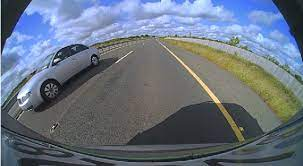
#> input picture Fisheye Lane Detection OpenCV/CODE2/otherangleimg.jpeg, 303 x 166 px
$ jupyter execute camera_caliberation_code_otherangleimg_final.ipynb
#> lines starting #> are read from the running program, lines starting #| are printed output that depends on the picture; after the words box and inside, x2 and y2 are one past the last pixel; in counts of white or black regions, pixels touching at a corner belong together
[cell 1]
#Importing the required modules
import cv2
import math
import numpy as np
import matplotlib.pyplot as plt

[cell 2]
#Read and Show the input image
original_image=cv2.imread('otherangleimg.jpeg')
#> original_image is the input picture: shape (166, 303, 3); mean B, G, R 128.2, 114, 103.9
cv2.imshow('Original_image',original_image)
cv2.waitKey(0)
cv2.destroyAllWindows()

[cell 3]
#For highlighting a specific region og the image and supressing the other regions
def region_of_interest(image):
    img_height = image.shape[0]
    img_width = image.shape[1]
    # Define the vertices of a polygon that represents the region of interest (ROI).
    # Here we highlight the BOTTOM part of the image and maskout the remaining part of the image
    vertices = np.array([
        [(0,img_height),
         (0, img_height*0.3),
         (img_width, img_height*0.3),
         (img_width, img_height)]
    ], dtype=np.int32)

    # Create an empty mask image with the same dimensions as the input image.
    mask= np.zeros_like(image)
    # Fill the region defined by the polygon with a white color (255) to create the mask.
    cv2.fillPoly(mask, vertices, 255)
    # Bitwise AND between the input image and the mask
    # This operation retains the pixel values in the ROI (defined by the mask) and sets the rest to zero.
    highlighted_image = cv2.bitwise_and(image, mask)

    return highlighted_image

[cell 4]
#Detecting edges from the input image

def canny(image):
    # Convert to grayscale as only image intensity needed for gradients
    gray_image= cv2.cvtColor(image,cv2.COLOR_RGB2GRAY)

    # 5x5 gaussian blur to reduce noise
    blur = cv2.GaussianBlur(gray_image, (5,5), 0)

    # Canny edge detector with minVal of 50 and maxVal of 150
    edges = cv2.Canny(blur, 70, 180)
    return edges

[cell 5]
#For correcting the distortions present in the fish eye input image
def distortion_correction(image):
    #Camera orientation and Field Of View Parameters in degrees
    cameraHeading= 90.0 #cameras horizontal direction or rotation
    cameraPitch= 90.0 #cameras vertical direction or rotation
    cameraFOV= 90.0 #cameras field of view in degrees
    #dimensions of input image
    img_width, img_height = original_image.shape[1],original_image.shape[0]
#> img_width = 303; img_height = 166
    print(f"Input Image width = {img_width}")
#| Input Image width = 303
    print(f"Input Image height = {img_height}")
#| Input Image height = 166

    #dimensions of destination image that will hold the corrected image
    outimg_width= img_width-20
#> outimg_width = 283
    outimg_height= img_height-20
#> outimg_height = 146

    #Initializing camera parameters
    DEG2RAD= math.pi/180.0 #converting degree to radians

    #Calculating the required camera parameters
    vertical_map= img_height / math.pi # for mapping cameras vertical angles
#> vertical_map = 52.84
    horizontal_map= 0.5*img_width / math.pi #for mapping the entire range of horizontal angles
#> horizontal_map = 48.22
    upFactor= 2.0 * math.tan(cameraFOV* DEG2RAD / 2.0) #factor to control amount of vertical stretching or compression
    rightFactor= 1.33 * upFactor #factor to achieve desired horizontal correction

    #calculating direction vector of camera
    X_cameraDir= math.sin(cameraPitch * DEG2RAD) * math.sin(cameraHeading * DEG2RAD)
    Y_cameraDir= math.cos(cameraPitch * DEG2RAD)
    Z_cameraDir= math.sin(cameraPitch * DEG2RAD) * math.cos(cameraHeading * DEG2RAD)

    #calculating up vector of camera using upFactor
    X_cameraUp= upFactor * math.sin((cameraPitch-90.0)*DEG2RAD)* math.sin(cameraHeading* DEG2RAD)
    Y_cameraUp= upFactor * math.cos((cameraPitch-90.0)*DEG2RAD)
    Z_cameraUp= upFactor * math.sin((cameraPitch-90.0)*DEG2RAD)* math.cos(cameraHeading* DEG2RAD)

    #calculating right vector of camera using rightFactor
    X_cameraRight= rightFactor * math.sin((cameraHeading-90.0)*DEG2RAD)
    Y_cameraRight= 0.0
    Z_cameraRight= rightFactor * math.cos((cameraHeading-90.0)*DEG2RAD)

    #calculating origin of the camera plane
    X_cameraPlaneOrigin= X_cameraDir + 0.5 * X_cameraUp - 0.5 * X_cameraRight
    Y_cameraPlaneOrigin= Y_cameraDir + 0.5 * Y_cameraUp - 0.5 * Y_cameraRight
    Z_cameraPlaneOrigin= Z_cameraDir + 0.5 * Z_cameraUp - 0.5 * Z_cameraRight
    FOV= math.pi * 130.0 / 180.0

    #Creating an empty destination image to hold the corrected image
    size= outimg_height, outimg_width, 3
#> size = (146, 283, 3)
    outimg= np.zeros(size, dtype=float)

    #for accessing each individual pixel in output image space
    for i in range(1, outimg_height):
        for j in range(1, outimg_width):
            #fractional position of current pixel in output image space
            fx= float(j) / float(outimg_width)
            fy= float(i) / float(outimg_height)

            #computing the 3D ray direction for the current pixel
            X_ray= X_cameraPlaneOrigin + fx* X_cameraRight - fy* X_cameraUp
            Y_ray= Y_cameraPlaneOrigin + fx* Y_cameraRight - fy* Y_cameraUp
            Z_ray= Z_cameraPlaneOrigin + fx* Z_cameraRight - fy* Z_cameraUp
            #Calculating magnitutde of the ray direction
            normRay = math.sqrt(Y_ray*Y_ray + Z_ray*Z_ray)

            #Calculating fisheye angle and radius
            azimuthal_angle = math.atan2(Z_ray, Y_ray) #angle measured in xy plan from x axis towards y axis
            polar_angle = math.atan2(normRay, X_ray) #angle measured from z axis towards xy plane
            # represents the radial distance in the fisheye image from the image center to the current pixel
            # value of r indicates how far a pixel should be from the image center to correct the distortion
            #controls how much each pixel should be moved from its distorted position to its corrected position
            radius= img_height * polar_angle / FOV

            #Mapping to pixels between distorted and corrected image

            #represents the x-coordinate (column) in the corrected fisheye image where the current pixel from the original fisheye image should be placed
            azimuthal_map = math.floor(0.5*img_width + radius * math.sin(azimuthal_angle))
            #represents the y-coordinate (row) in the corrected fisheye image where the current pixel from the original fisheye image should be placed
            polar_map = math.floor(0.5*img_height - radius*math.cos(azimuthal_angle))
            outimg_offset = (i*outimg_width + j) #calculates an index corresponding to the position of the pixel in the corrected image. Used for accessing and set pixel values in the corrected image
            img_offset = (polar_map * img_width + azimuthal_map) #calculates index corresponding to the position of the pixel in the distorted fisheye image
            row = max(min(int(polar_map),img_height-1),1) #represents row_index
            #bounded by 1 to to avoid negative indices and img_height ensures that the indices stay within image bounds
            col = max(min(int(azimuthal_map),img_width-1),1) #represents co_index

            #Incorporating colour values from input image to output image by obtaining corrected colour values for current pixels via INTERPOLATION
            outimg[i,j,0]=image[row,col,0]/255.0 #divided by 255.0 to scale the values within an range of [0,1]
            outimg[i,j,1]=image[row,col,1]/255.0
            outimg[i,j,2]=image[row,col,2]/255.0
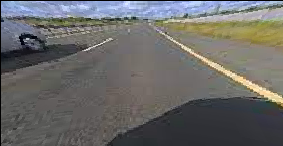
#> outimg: shape (146, 283, 3) float64; mean B, G, R 0.407, 0.413, 0.415

    return outimg * 255

[cell 6]
#Displaying Input Image
cv2.imshow('Input Image',original_image)

#Correcting distorted image
corrected_image=distortion_correction(original_image)
corrected_image = corrected_image.astype(np.uint8)
height,width=corrected_image.shape[0],corrected_image.shape[1]
#> height = 146; width = 283
print(f'img_height= {height}')
#| img_height= 146
print(f'image_width = {width}')
#| image_width = 283

#Displaying Corrected Image
cv2.imshow("corrected fisheyee image",corrected_image)
cv2.imwrite('corrected fisheyee otherangleimg.jpg',corrected_image)

#Detecting and Displaying edges
canny_edges = canny(corrected_image)
#> in canny, `gray_image= cv2.cvtColor(image,cv2.COLOR_RGB2GRAY)`:
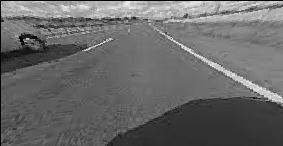
#> gray_image: shape (146, 283); min 0, max 241, mean 105
#> in canny, `blur = cv2.GaussianBlur(gray_image, (5,5), 0)`:
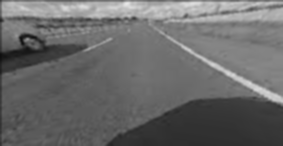
#> blur: shape (146, 283); min 14, max 231, mean 105.5
#> in canny, `edges = cv2.Canny(blur, 70, 180)`:
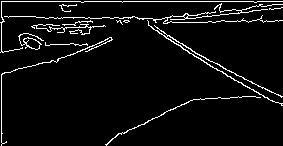
#> edges: shape (146, 283); 5.3% white in thin lines or dots
cv2.imshow('canny edges',canny_edges)
cv2.imwrite('canny edges otherangleimg.jpg',canny_edges)

#Highlighting only a specific region of image
masked_image=region_of_interest(canny_edges)
#> in region_of_interest, `cv2.fillPoly(mask, vertices, 255)`:
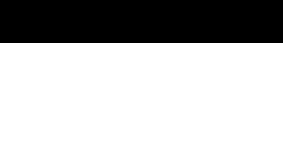
#> mask: shape (146, 283); 70.5% white; 1 black region, box (x1, y1, x2, y2) and area: (0, 0, 283, 43) 12169
#> in region_of_interest, `highlighted_image = cv2.bitwise_and(image, mask)`:
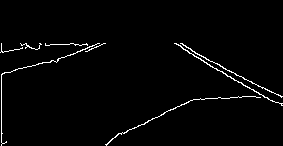
#> highlighted_image: shape (146, 283); 2% white in thin lines or dots, all inside (x1, y1, x2, y2) = (0, 43, 283, 146)
cv2.imshow('canny edges after applying mask',masked_image)
cv2.imwrite('roi mask otherangleimg.jpg',masked_image)

#Performin Hough lines to detect the lanes
lines = cv2.HoughLinesP(
    masked_image,
    rho=2,
    theta=np.pi / 180,
    threshold=80,
    lines=np.array([]),
    minLineLength=80,
    maxLineGap=5
)
#> lines = [[186, 47, 267, 90]]

#Drawing the detected lanes onto the image
for line in lines:
    x1,y1,x2,y2=line[0]
    cv2.line(corrected_image,(x1,y1),(x2,y2),(0,255,0),2)
#> this loop made 1 pass
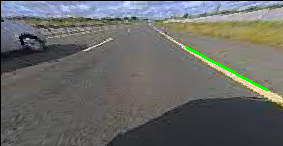
#> corrected_image: shape (146, 283, 3); mean B, G, R 103.1, 106, 104.8

# Display the corrected image with lane detection
cv2.imshow("Lane Detection", corrected_image)
cv2.imwrite('lane_detection_otherangleimg.jpg',corrected_image)
cv2.waitKey(0)
cv2.destroyAllWindows()

$ run again, with Fisheye Lane Detection OpenCV/CODE2/otherangle2.jpeg copied over Fisheye Lane Detection OpenCV/CODE2/otherangleimg.jpeg
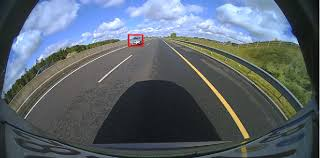
#> input picture Fisheye Lane Detection OpenCV/CODE2/otherangle2.jpeg, 320 x 158 px
#> original_image is the input picture: shape (158, 320, 3); mean B, G, R 108.4, 100.2, 90.3
#| Input Image width = 320
#| Input Image height = 158
#| img_height= 138
#| image_width = 300
#> in canny, `edges = cv2.Canny(blur, 70, 180)`:
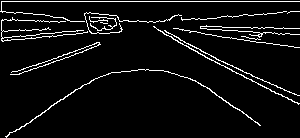
#> edges: shape (138, 300); 5.9% white in thin lines or dots
#> mask: shape (138, 300); 70.3% white; 1 black region, box (x1, y1, x2, y2) and area: (0, 0, 300, 41) 12300
#> highlighted_image: shape (138, 300); 2.2% white in thin lines or dots, all inside (x1, y1, x2, y2) = (2, 41, 300, 138)
#> lines = [[215, 58, 299, 95], [205, 57, 299, 103], [11, 72, 99, 42]]
#> the loop `for line in lines:` made 3 passes
#> after the loop `for line in lines:`:
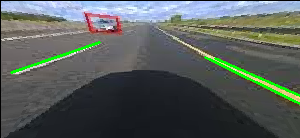
#> corrected_image: shape (138, 300, 3); mean B, G, R 90.5, 93.7, 86.8

$ run again, with Fisheye Lane Detection OpenCV/CODE2/corrected fisheyee img5.jpg copied over Fisheye Lane Detection OpenCV/CODE2/otherangleimg.jpeg
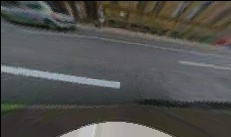
#> input picture Fisheye Lane Detection OpenCV/CODE2/corrected fisheyee img5.jpg, 231 x 137 px
#> original_image is the input picture: shape (137, 231, 3); mean B, G, R 78, 80.3, 80.6
#| Input Image width = 231
#| Input Image height = 137
#| img_height= 117
#| image_width = 211
#> in canny, `edges = cv2.Canny(blur, 70, 180)`:
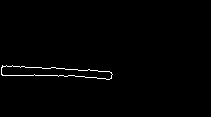
#> edges: shape (117, 211); 0.96% white in thin lines or dots, all inside (x1, y1, x2, y2) = (1, 65, 113, 80)
#> in region_of_interest, `cv2.fillPoly(mask, vertices, 255)`:
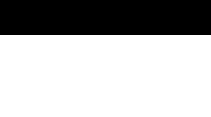
#> mask: shape (117, 211); 70.1% white; 1 black region, box (x1, y1, x2, y2) and area: (0, 0, 211, 35) 7385
#> lines = None

$ run again, with Fisheye Lane Detection OpenCV/CODE2/corrected fisheyee otherangle2.jpg copied over Fisheye Lane Detection OpenCV/CODE2/otherangleimg.jpeg
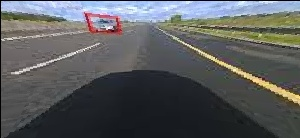
#> input picture Fisheye Lane Detection OpenCV/CODE2/corrected fisheyee otherangle2.jpg, 300 x 138 px
#> original_image is the input picture: shape (138, 300, 3); mean B, G, R 92.3, 91.3, 89.6
#| Input Image width = 300
#| Input Image height = 138
#| img_height= 118
#| image_width = 280
#> edges: shape (118, 280); 3.7% white in thin lines or dots, all inside (x1, y1, x2, y2) = (0, 0, 280, 83)
#> mask: shape (118, 280); 70.3% white; 1 black region, box (x1, y1, x2, y2) and area: (0, 0, 280, 35) 9800
#> in region_of_interest, `highlighted_image = cv2.bitwise_and(image, mask)`:
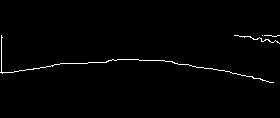
#> highlighted_image: shape (118, 280); 1.2% white in thin lines or dots, all inside (x1, y1, x2, y2) = (0, 35, 280, 83)
#> lines = None
